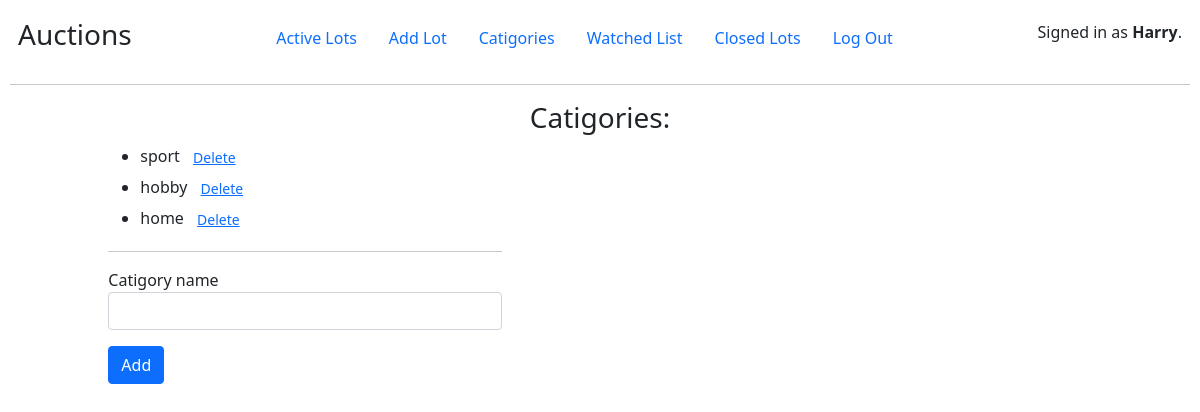
The page /catigories (signed in) on the database its author committed.
### auctions/models.py (models this page shows)
class User(AbstractUser):
    pass

class Catigory(models.Model):
    catigory_name = models.CharField(max_length=64, unique=True)
    def __str__(self):
        return self.catigory_name

### auctions/views.py (the view)
# urls.py: path('catigories', catigory_list, name='catigories_list_url'),
@login_required(login_url='login')
def catigory_list(request):
    catigories = Catigory.objects.all()
    if request.method == 'POST':
        bound_form = CatigoryForm(request.POST)
        if bound_form.is_valid():
            bound_form.save()
            return redirect('catigories_list_url')
        else:
            return render(request, 'auctions/catigories_list.html', {"form": bound_form, "catigories": catigories})
    else:
        form = CatigoryForm()
        return render(request, 'auctions/catigories_list.html', {"form" : form, "catigories": catigories})

### auctions/forms.py
class CatigoryForm(forms.ModelForm):
    class Meta:
        model = Catigory
        fields = ['catigory_name']
        widgets = {
            'catigory_name': forms.TextInput(attrs={"class":"form-control"})
        }

### auctions/templates/auctions/catigories_list.html (shortened to what this page needs)
{% extends "auctions/layout.html" %}
{% block body %}
<h3 class="col-md-4 offset-md-4 text-center">Catigories:</h3>
<div class="col-md-4 offset-md-1">
    <ul>
        {% for catigory in catigories %}
            <li>
                    {{catigory}}
                    <form style="display:inline;" action="{% url 'catigory_delete_url' catigory_id=catigory.id %}" method="post">
                        <button class="btn btn-link btn-sm" type="submit">Delete</button>
                    </form>
            </li>
        {% empty %}
                <h2> No Catigory </h2>
        {% endfor%}
    </ul>
    <hr>
    <form action="{% url 'catigories_list_url'%}" method="post">
        <div class="mb-3">
            {{form.catigory_name.label}}
          {{form.catigory_name}}
        </div>
        <button type="submit" class="btn btn-primary">Add</button>
    </form>
</div>
{% endblock %}

### auctions/templates/auctions/layout.html (shortened to what this page needs)
{% load static %}
<!DOCTYPE html>
<html lang="en">
    <head>
        <link href="https://cdn.jsdelivr.net/npm/bootstrap@5.1.3/dist/css/bootstrap.min.css" rel="stylesheet">
        <link href="{% static 'auctions/styles.css' %}" rel="stylesheet">
    </head>
    <body>
        <div class="d-flex justify-content-between">
            <div class="p-2 bd-highlight">
                <span class="align-bottom"><h3>Auctions</h3></span>
            </div>
            <div class="p-2 bd-highlight">
                <ul class="nav">
                    <li class="nav-item">
                        <a class="nav-link" href="{% url 'index' %}">Active Lots</a>
                    </li>
                    {% if user.is_authenticated %}
                        <li class="nav-item">
                            <a class="nav-link" href="{% url 'lot_add_url' %}">Add Lot</a>
                        </li>
                        <li class="nav-item">
                            <a class="nav-link" href="{% url 'catigories_list_url' %}">Catigories</a>
                        </li>
                        <li class="nav-item">
                            <a class="nav-link" href="{% url 'watchlist' %}">Watched List</a>
                        </li>
                        <li class="nav-item">
                            <a class="nav-link" href="{% url 'closelist' %}">Closed Lots</a>
                        </li>
                        <li class="nav-item">
                            <a class="nav-link" href="{% url 'logout' %}">Log Out</a>
                        </li>
                    {% endif %}
                </ul>
            </div>
            <div class="p-2 bd-highlight">
                {% if user.is_authenticated %}
                    <span class="align-middle">Signed in as <strong>{{ user.username }}</strong>.</span>
                {% else %}
                    Not signed in.
            {% endif %}
            </div>
          </div>
        <hr>
        {% block body %}
        {% endblock %}
    </body>
</html>

### auctions/static/auctions/styles.css (style rules this page uses)
body { padding: 10px; }

### rows shown on the page
User: username "Harry"
Catigory: catigory_name "sport"
Catigory: catigory_name "hobby"
Catigory: catigory_name "home"
